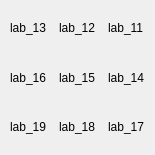
     <widget class="QFrame" name="gridFrame_11">
      <property name="minimumSize">
       <size>
        <width>155</width>
        <height>155</height>
       </size>
      </property>
      <property name="maximumSize">
       <size>
        <width>155</width>
        <height>155</height>
       </size>
      </property>
      <layout class="QGridLayout" name="gridLayout_11">
       <property name="sizeConstraint">
        <enum>QLayout::SetDefaultConstraint</enum>
       </property>
       <property name="leftMargin">
        <number>10</number>
       </property>
       <property name="topMargin">
        <number>3</number>
       </property>
       <property name="bottomMargin">
        <number>12</number>
       </property>
       <property name="horizontalSpacing">
        <number>12</number>
       </property>
       <property name="verticalSpacing">
        <number>8</number>
       </property>
       <item row="0" column="1">
        <widget class="QLabel" name="lab_12">
         <property name="minimumSize">
          <size>
           <width>50</width>
           <height>50</height>
          </size>
         </property>
         <property name="maximumSize">
          <size>
           <width>50</width>
           <height>50</height>
          </size>
         </property>
         <property name="text">
          <string>lab_12</string>
         </property>
        </widget>
       </item>
       <item row="1" column="1">
        <widget class="QLabel" name="lab_15">
         <property name="minimumSize">
          <size>
           <width>50</width>
           <height>50</height>
          </size>
         </property>
         <property name="maximumSize">
          <size>
           <width>50</width>
           <height>50</height>
          </size>
         </property>
         <property name="text">
          <string>lab_15</string>
         </property>
        </widget>
       </item>
       <item row="2" column="1">
        <widget class="QLabel" name="lab_18">
         <property name="minimumSize">
          <size>
           <width>50</width>
           <height>50</height>
          </size>
         </property>
         <property name="maximumSize">
          <size>
           <width>50</width>
           <height>50</height>
          </size>
         </property>
         <property name="text">
          <string>lab_18</string>
         </property>
        </widget>
       </item>
       <item row="0" column="0">
        <widget class="QLabel" name="lab_13">
         <property name="minimumSize">
          <size>
           <width>50</width>
           <height>50</height>
          </size>
         </property>
         <property name="maximumSize">
          <size>
           <width>50</width>
           <height>50</height>
          </size>
         </property>
         <property name="text">
          <string>lab_13</string>
         </property>
        </widget>
       </item>
       <item row="0" column="2">
        <widget class="QLabel" name="lab_11">
         <property name="minimumSize">
          <size>
           <width>50</width>
           <height>50</height>
          </size>
         </property>
         <property name="maximumSize">
          <size>
           <width>50</width>
           <height>50</height>
          </size>
         </property>
         <property name="text">
          <string>lab_11</string>
         </property>
        </widget>
       </item>
       <item row="1" column="2">
        <widget class="QLabel" name="lab_14">
         <property name="minimumSize">
          <size>
           <width>50</width>
           <height>50</height>
          </size>
         </property>
         <property name="maximumSize">
          <size>
           <width>50</width>
           <height>50</height>
          </size>
         </property>
         <property name="text">
          <string>lab_14</string>
         </property>
        </widget>
       </item>
       <item row="1" column="0">
        <widget class="QLabel" name="lab_16">
         <property name="minimumSize">
          <size>
           <width>50</width>
           <height>50</height>
          </size>
         </property>
         <property name="maximumSize">
          <size>
           <width>50</width>
           <height>50</height>
          </size>
         </property>
         <property name="text">
          <string>lab_16</string>
         </property>
        </widget>
       </item>
       <item row="2" column="2">
        <widget class="QLabel" name="lab_17">
         <property name="minimumSize">
          <size>
           <width>50</width>
           <height>50</height>
          </size>
         </property>
         <property name="maximumSize">
          <size>
           <width>50</width>
           <height>50</height>
          </size>
         </property>
         <property name="text">
          <string>lab_17</string>
         </property>
        </widget>
       </item>
       <item row="2" column="0">
        <widget class="QLabel" name="lab_19">
         <property name="minimumSize">
          <size>
           <width>50</width>
           <height>50</height>
          </size>
         </property>
         <property name="maximumSize">
          <size>
           <width>50</width>
           <height>50</height>
          </size>
         </property>
         <property name="text">
          <string>lab_19</string>
         </property>
        </widget>
       </item>
      </layout>
     </widget>
